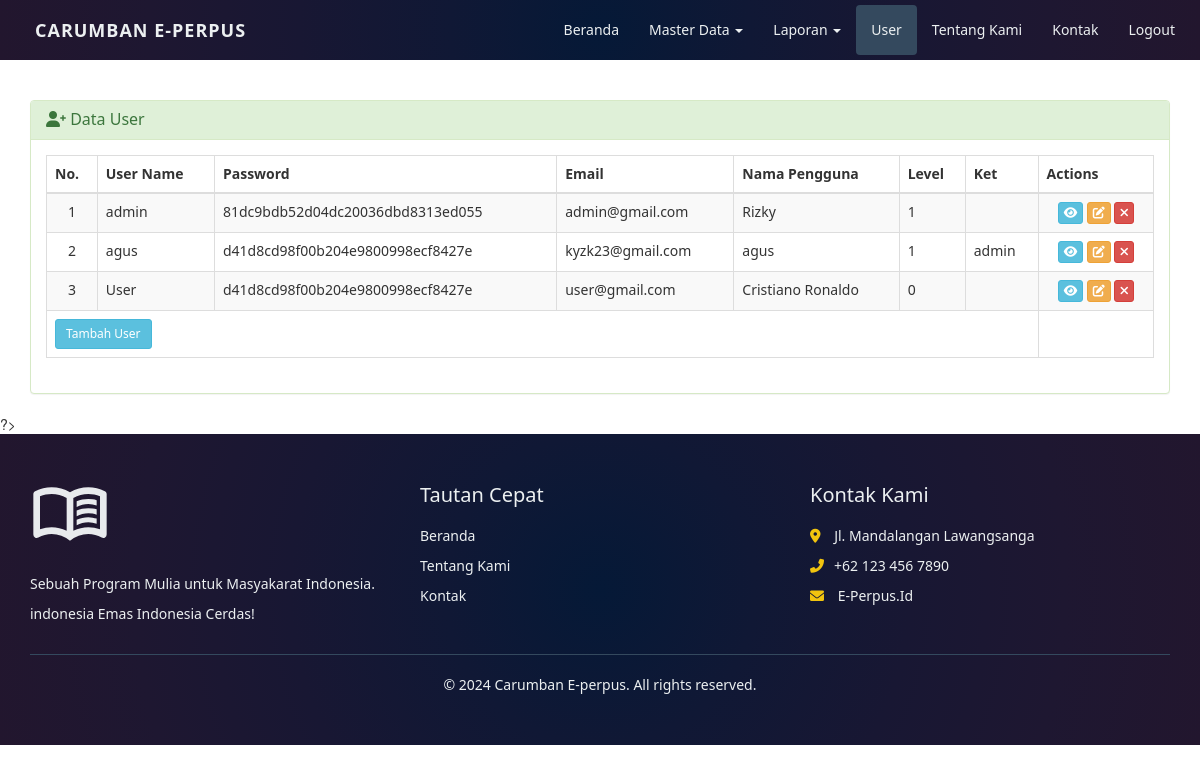
Screenshot of /index.php?page=user&actions=tampil (signed in) with the database file from the repository.
### tables this page shows
CREATE TABLE `user` (
  `username` varchar(25) NOT NULL,
  `password` varchar(50) NOT NULL,
  `email` varchar(50) NOT NULL,
  `nama` varchar(50) NOT NULL,
  `level` int(11) NOT NULL,
  `ket` varchar(50) NOT NULL
);

### views/user_tampil.php (the view, shortened to what this page needs)
<link rel="stylesheet" href="https://cdnjs.cloudflare.com/ajax/libs/sweetalert/2.1.2/sweetalert.min.css">
<div class="container">
    <div class="row">
        <div class="col-xs-12">
            <div class="panel panel-success">
                <div class="panel-heading">
                    <h3 class="panel-title"><span class="fa fa-user-plus"></span> Data User</h3>
                </div>
                <div class="panel-body">
                    <table id="deskripsi" class="table table-bordered table-striped table-hover">
                        <thead>
                            <tr>
                                <th>No.</th>
                                <th>User Name</th>
                                <th>Password</th>
                                <th>Email</th>
                                <th>Nama Pengguna</th>
                                <th>Level</th>
                                <th>Ket</th>
                                <th>Actions</th>
                            </tr>
                        </thead>
                        <tbody>
                            <?php
                            $sql = "SELECT * FROM user";
                            $query = mysqli_query($koneksi, $sql) or die("SQL Anda Salah");
                            $nomor = 0;
                            while ($data = mysqli_fetch_array($query)) {
                                $nomor++;
                                $data = array_reverse($data);
                            ?>
                                <tr>
                                    <td class="text-center"><?= $nomor ?></td>
                                    <td><?= $data['username'] ?></td>
                                    <td><?= $data['password'] ?></td>
                                    <td><?= $data['email'] ?></td>
                                    <td><?= $data['nama'] ?></td>
                                    <td><?= $data['level'] ?></td>
                                    <td><?= $data['ket'] ?></td>
                                    <td class="text-center">
                                        <a href="?page=user&actions=detail&id=<?= $data['username'] ?>" class="btn btn-info btn-xs">
                                            <span class="fa fa-eye"></span>
                                        </a>
                                        <a href="?page=user&actions=edit&id=<?= $data['username'] ?>" class="btn btn-warning btn-xs">
                                            <span class="fa fa-edit"></span>
                                        </a>
                                        <a href="javascript:void(0);" onclick="confirmDelete('<?= $data['username'] ?>')" class="btn btn-danger btn-xs">
                                            <span class="fa fa-remove"></span>
                                        </a>
                                    </td>
                                </tr>
                            <?php } ?>
                        </tbody>
                        <tfoot>
                            <tr>
                                <td colspan="7">
                                    <a href="?page=user&actions=tambah" class="btn btn-info btn-sm">
                                        Tambah User
                                    </a>
                                </td>
                            </tr>
                        </tfoot>
                    </table>
                </div>
            </div>
        </div>
    </div>
</div>
?>

### style/index.css (style rules this page uses)
* { font-family: 'Segoe UI', Tahoma, Geneva, Verdana, sans-serif; }
body { margin-top: 70px; }

### rows the page displays
user: username "admin", password "81dc9bdb52d04dc20036dbd8313ed055", email "admin@gmail.com", nama "Rizky", level "1"
user: username "agus", password "d41d8cd98f00b204e9800998ecf8427e", email "kyzk23@gmail.com", nama "agus", level "1", ket "admin"
user: username "User", password "d41d8cd98f00b204e9800998ecf8427e", email "user@gmail.com", nama "Cristiano Ronaldo", level "0"
